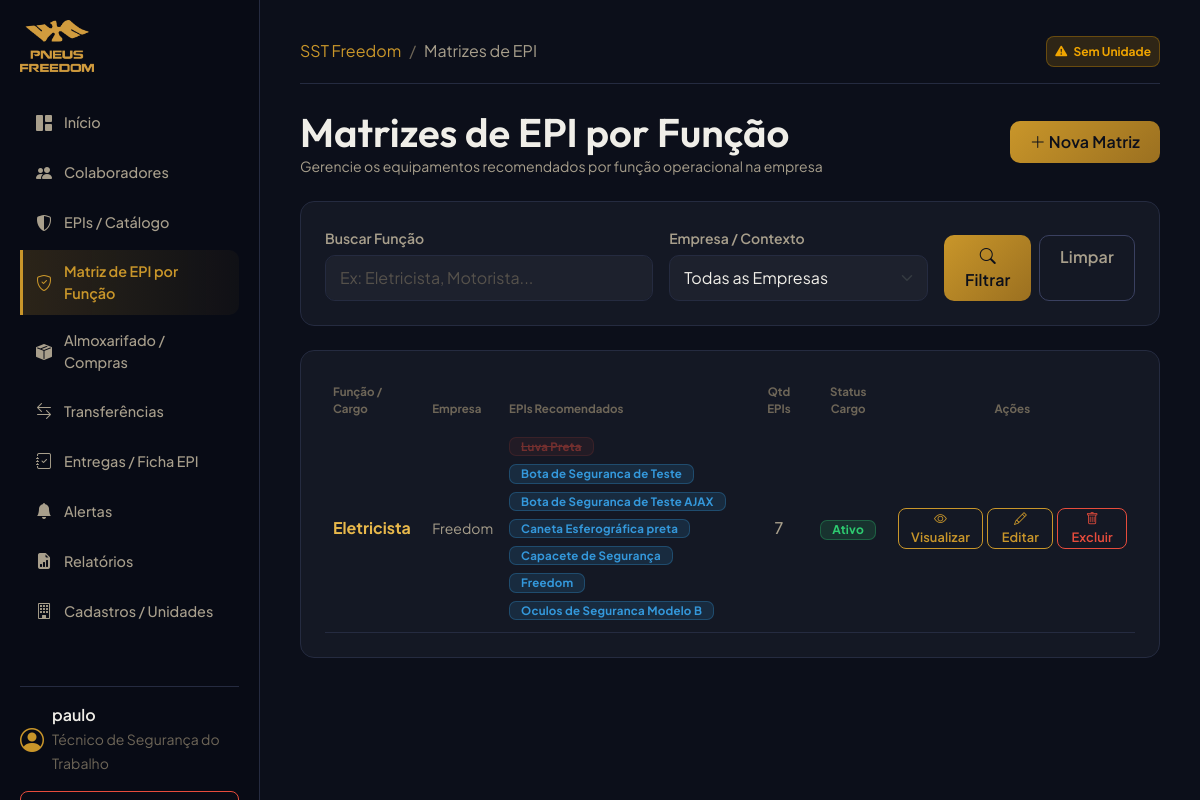
Before: /ppe/matrices/ (signed in) with the older database file.
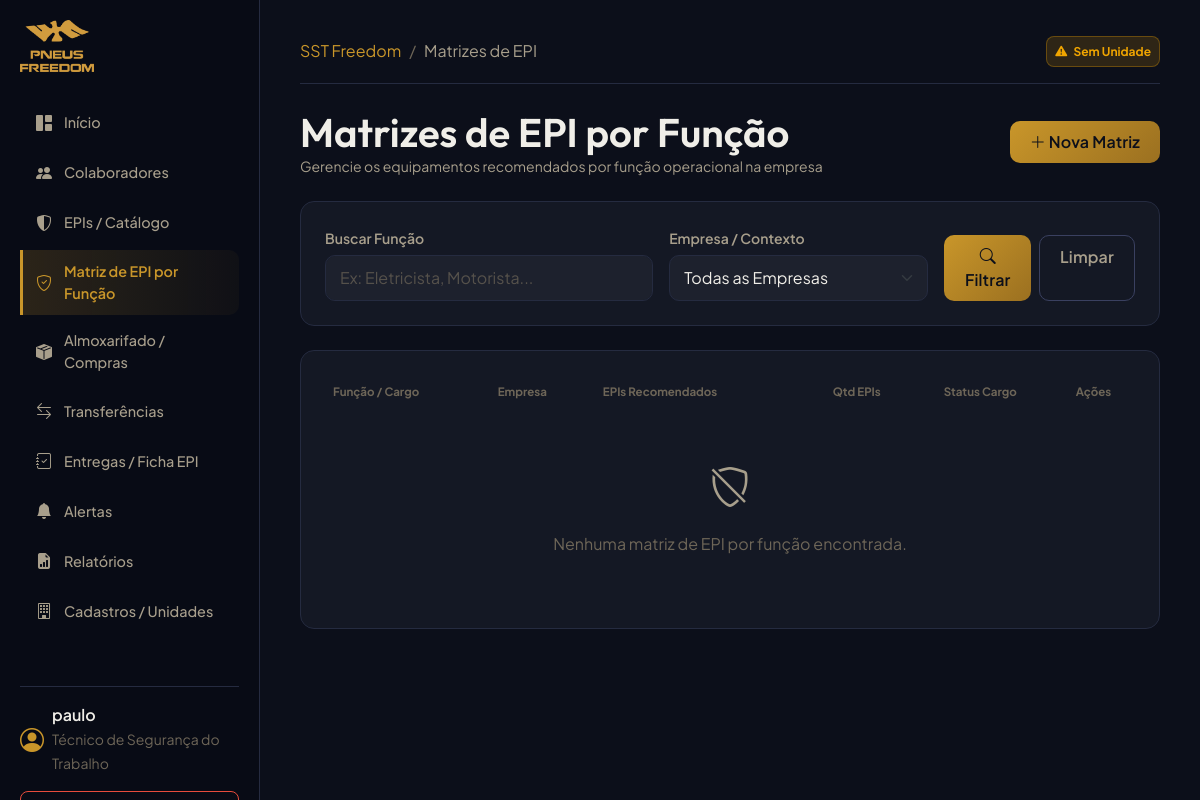
After: the same page with the newer database file.
### organizations/models.py (models this page shows, shortened)
class Function(models.Model):
    company = models.ForeignKey(Company, on_delete=models.PROTECT, related_name='functions', verbose_name="Empresa")
    nome = models.CharField(max_length=255, verbose_name="Nome da Função/Cargo")
    descricao = models.TextField(blank=True, null=True, verbose_name="Descrição")
    ativo = models.BooleanField(default=True, verbose_name="Ativo")
    class Meta:
        verbose_name = "Função/Cargo"
        verbose_name_plural = "Funções/Cargos"
        unique_together = ('company', 'nome')

class Company(models.Model):
    razao_social = models.CharField(max_length=255, verbose_name="Razão Social")
    nome_fantasia = models.CharField(max_length=255, verbose_name="Nome Fantasia")
    cnpj = models.CharField(max_length=18, unique=True, verbose_name="CNPJ")
    ativo = models.BooleanField(default=True, verbose_name="Ativo")
    class Meta:
        verbose_name = "Empresa"
        verbose_name_plural = "Empresas"
        permissions = [
            ("can_force_cascade_delete", "Pode forçar a exclusão em cascata de registros"),
        ]

### ppe/models.py (models this page shows, shortened)
class PPEMatrix(models.Model):
    funcao = models.ForeignKey(Function, on_delete=models.CASCADE, related_name='ppe_matrix_entries', verbose_name="Função/Cargo")
    product = models.ForeignKey(Product, on_delete=models.PROTECT, verbose_name="EPI")
    variant = models.ForeignKey(ProductVariant, on_delete=models.PROTECT, blank=True, null=True, verbose_name="Variante Específica")
    obrigatorio = models.BooleanField(default=True, verbose_name="Obrigatório")
    principal = models.BooleanField(default=True, verbose_name="EPI Principal da Função")
    quantidade_padrao = models.IntegerField(default=1, verbose_name="Quantidade Padrão")
    vida_util_dias = models.IntegerField(verbose_name="Vida Útil Padrão (Dias)")
    prazo_troca_preventiva = models.IntegerField(blank=True, null=True, verbose_name="Prazo de Troca Preventiva (Dias)")
    orientacoes = models.TextField(blank=True, null=True, verbose_name="Orientações e Instruções de Uso")
    ativo = models.BooleanField(default=True, verbose_name="Ativo")
    criado_por = models.ForeignKey(settings.AUTH_USER_MODEL, on_delete=models.SET_NULL, null=True, blank=True, verbose_name="Criado por")
    criado_em = models.DateTimeField(auto_now_add=True, verbose_name="Criado em")
    class Meta:
        verbose_name = "Matriz de EPI por Função"
        verbose_name_plural = "Matrizes de EPI por Função"
        unique_together = ('funcao', 'product')

class Product(models.Model):
    TIPO_PRODUTO_CHOICES = (
        ('EPI', 'EPI'),
        ('MATERIAL_SEGURANCA', 'Material de Segurança'),
        ('MATERIAL_CONSUMO', 'Material de Consumo'),
        ('FERRAMENTA', 'Ferramenta'),
        ('UNIFORME', 'Uniforme'),
        ('OUTRO', 'Outro'),
    )
    CATEGORIA_CHOICES = (
        ('PROTECAO_CABECA', 'Proteção da Cabeça'),
        ('PROTECAO_AUDITIVA', 'Proteção Auditiva'),
        ('PROTECAO_RESPIRATORIA', 'Proteção Respiratória'),
        ('PROTECAO_OCULAR', 'Proteção Ocular e Facial'),
        ('PROTECAO_TRONCO', 'Proteção do Tronco'),
        ('PROTECAO_MEMBROS_SUP', 'Proteção dos Membros Superiores'),
        ('PROTECAO_MEMBROS_INF', 'Proteção dos Membros Inferiores'),
        ('VESTUARIO', 'Vestuário / Fardamento'),
        ('OUTRO', 'Outro'),
    )
    nome = models.CharField(max_length=255, verbose_name="Nome do Produto")
    tipo_produto = models.CharField(max_length=50, choices=TIPO_PRODUTO_CHOICES, default='EPI', verbose_name="Tipo de Produto")
    categoria = models.CharField(max_length=50, choices=CATEGORIA_CHOICES, blank=True, null=True, default='OUTRO', verbose_name="Categoria de Proteção")
    ca_numero = models.CharField(max_length=50, blank=True, null=True, verbose_name="C.A. (Certificado de Aprovação)")
    descricao = models.TextField(blank=True, null=True, verbose_name="Descrição")
    unidade_medida = models.CharField(max_length=20, default="UND", verbose_name="Unidade de Medida")
    fabricante = models.CharField(max_length=255, blank=True, null=True, verbose_name="Fabricante Padrão")
    exige_ca = models.BooleanField(default=True, verbose_name="Exige C.A. (Certificado de Aprovação)")
    controlado_individualmente = models.BooleanField(default=True, verbose_name="Controlado Individualmente")
    ativo = models.BooleanField(default=True, verbose_name="Ativo")
    class Meta:
        verbose_name = "EPI / Produto"
        verbose_name_plural = "EPIs / Produtos"

### ppe/views.py (the view)
# urls.py: path('matrices/', PPEMatrixListView.as_view(), name='matrix_list'),
class PPEMatrixListView(LoginRequiredMixin, ListView):
    model = Function
    template_name = "ppe/matrix_list.html"
    context_object_name = "functions"
    paginate_by = 10
    def get_queryset(self):
        queryset = Function.objects.filter(ppe_matrix_entries__isnull=False).distinct()
        q = self.request.GET.get('q', '').strip()
        if q:
            queryset = queryset.filter(nome__icontains=q)
        company_id = self.request.GET.get('company', '').strip()
        if company_id:
            queryset = queryset.filter(company_id=company_id)
        queryset = queryset.select_related('company').prefetch_related(
            models.Prefetch('ppe_matrix_entries', queryset=PPEMatrix.objects.all().select_related('product', 'variant'))
        ).order_by('nome')
        return queryset
    def get_context_data(self, **kwargs):
        context = super().get_context_data(**kwargs)
        from organizations.models import Company
        context['companies'] = Company.objects.filter(ativo=True).order_by('razao_social')
        context['q'] = self.request.GET.get('q', '').strip()
        context['selected_company'] = self.request.GET.get('company', '').strip()
        return context

### accounts/models.py (called while the page is built)
    def is_tecnico(self):
        return self.profile_type == self.TECNICO_SST or self.is_superuser

    def is_almoxarife(self):
        return self.profile_type == self.ALMOXARIFE or self.is_superuser

### templates/ppe/matrix_list.html (shortened to what the changed rows need)
{% extends "base.html" %}
{% block content %}
<div class="d-flex justify-content-between align-items-center mb-4">
    <div>
        <h1 class="mb-0">Matrizes de EPI por Função</h1>
    </div>
</div>
<div class="card-premium">
    <div class="table-responsive">
        <table class="table table-dark table-hover mb-0" style="--bs-table-bg: transparent; --bs-table-border-color: var(--border-default);">
            <thead>
                <tr>
                    <th class="text-muted border-0" style="font-size: 0.72rem;">Função / Cargo</th>
                    <th class="text-muted border-0" style="font-size: 0.72rem;">Empresa</th>
                    <th class="text-muted border-0" style="font-size: 0.72rem;">EPIs Recomendados</th>
                    <th class="text-muted border-0 text-center" style="font-size: 0.72rem;">Qtd EPIs</th>
                    <th class="text-muted border-0 text-center" style="font-size: 0.72rem;">Status Cargo</th>
                    <th class="text-muted border-0 text-center" style="font-size: 0.72rem;">Ações</th>
                </tr>
            </thead>
            <tbody>
                {% for func in functions %}
                <tr>
                    <td class="text-light fw-semibold align-middle">
                        <a href="{% url 'function_detail' func.id %}" class="text-link text-decoration-none fw-bold">
                            {{ func.nome }}
                        </a>
                    </td>
                    <td class="align-middle text-secondary small">
                        {{ func.company.nome_fantasia|default:func.company.razao_social }}
                    </td>
                    <td class="align-middle" style="max-width: 320px;">
                        {% for entry in func.ppe_matrix_entries.all %}
                            {% if entry.ativo %}
                            <span class="badge-premium badge-premium-info me-1 mb-1 d-inline-block py-0" style="font-size: 0.72rem;">
                                {{ entry.product.nome }}
                            </span>
                            {% else %}
                            <span class="badge-premium badge-premium-danger me-1 mb-1 d-inline-block py-0 text-decoration-line-through" style="font-size: 0.72rem; opacity: 0.45;" title="Recomendação Inativa">
                                {{ entry.product.nome }}
                            </span>
                            {% endif %}
                        {% empty %}
                        <span class="text-muted small">Sem EPIs associados</span>
                        {% endfor %}
                    </td>
                    <td class="text-center align-middle fw-medium">
                        {{ func.ppe_matrix_entries.all|length }}
                    </td>
                    <td class="text-center align-middle">
                        {% if func.ativo %}
                        <span class="badge-premium badge-premium-success py-0" style="font-size: 0.75rem;">Ativo</span>
                        {% else %}
                        <span class="badge-premium badge-premium-danger py-0" style="font-size: 0.75rem;">Inativo</span>
                        {% endif %}
                    </td>
                    <td class="text-center align-middle">
                        <div class="d-flex justify-content-center align-items-center gap-1">
                            <a href="{% url 'function_detail' func.id %}" class="btn btn-sm btn-outline-primary btn-premium py-0 px-2" title="Visualizar Detalhes">
                                <i class="bi bi-eye"></i> Visualizar
                            </a>
                            {% if request.user.is_tecnico or request.user.is_admin %}
                            <a href="{% url 'matrix_bulk_update' func.id %}" class="btn btn-sm btn-outline-primary btn-premium py-0 px-2" title="Editar Matriz">
                                <i class="bi bi-pencil"></i> Editar
                            </a>
                            <a href="{% url 'matrix_bulk_delete' func.id %}" class="btn btn-sm btn-outline-danger btn-premium py-0 px-2" title="Excluir Matriz">
                                <i class="bi bi-trash"></i> Excluir
                            </a>
                            {% endif %}
                        </div>
                    </td>
                </tr>
                {% empty %}
                <tr>
                    <td colspan="6" class="text-center text-muted border-0 py-5">
                        <i class="bi bi-shield-slash fs-1 d-block mb-3 text-secondary"></i>
                        Nenhuma matriz de EPI por função encontrada.
                    </td>
                </tr>
                {% endfor %}
            </tbody>
        </table>
    </div>
</div>
{% endblock %}

Changed rows visible on the page:
removed Function: nome "Eletricista", company.nome_fantasia "Freedom", ppe_matrix_entries.all|length "7", ativo "Ativo"
removed PPEMatrix: product.nome "Luva Preta"
removed PPEMatrix: product.nome "Bota de Seguranca de Teste"
removed PPEMatrix: product.nome "Bota de Seguranca de Teste AJAX"
removed PPEMatrix: product.nome "Caneta Esferográfica preta"
removed PPEMatrix: product.nome "Capacete de Segurança"
removed PPEMatrix: product.nome "Freedom"
removed PPEMatrix: product.nome "Oculos de Seguranca Modelo B"
Other visible differences:
text now shown: "Nenhuma matriz de EPI por função encontrada."
